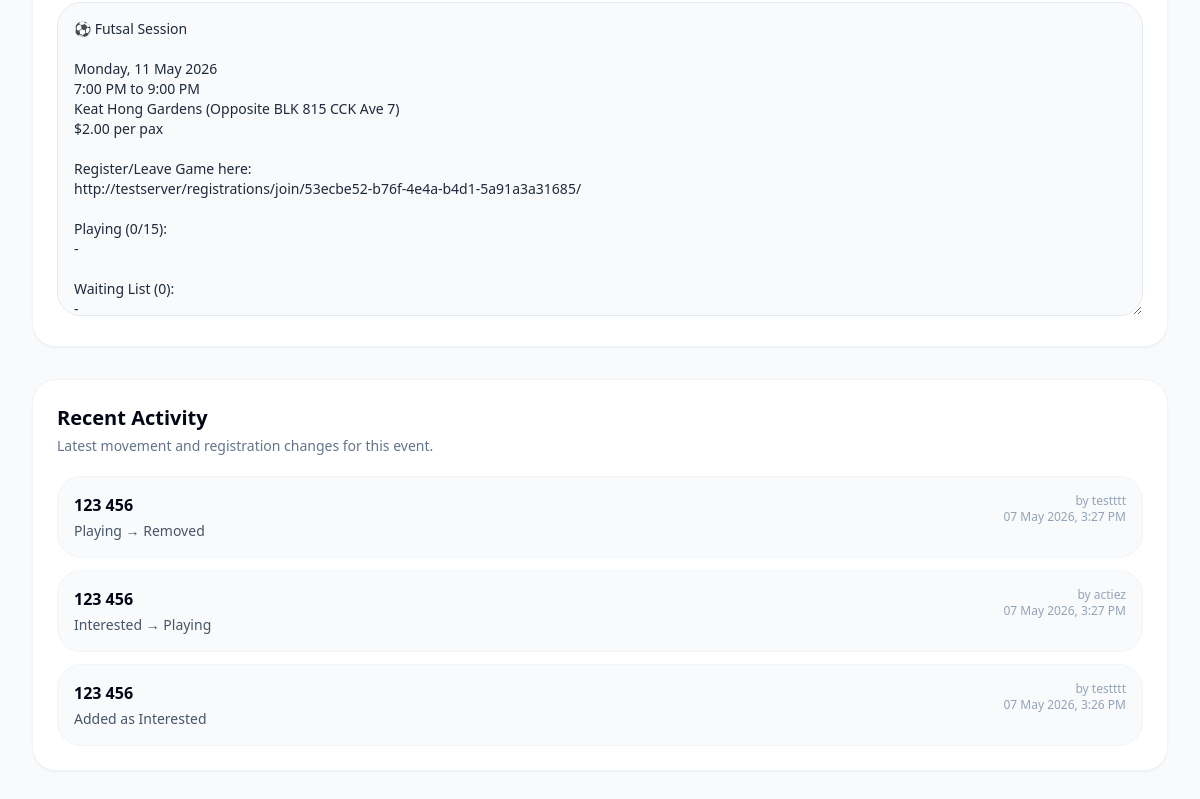
Before: /events/8/ (signed in, lower part) with the older database file.
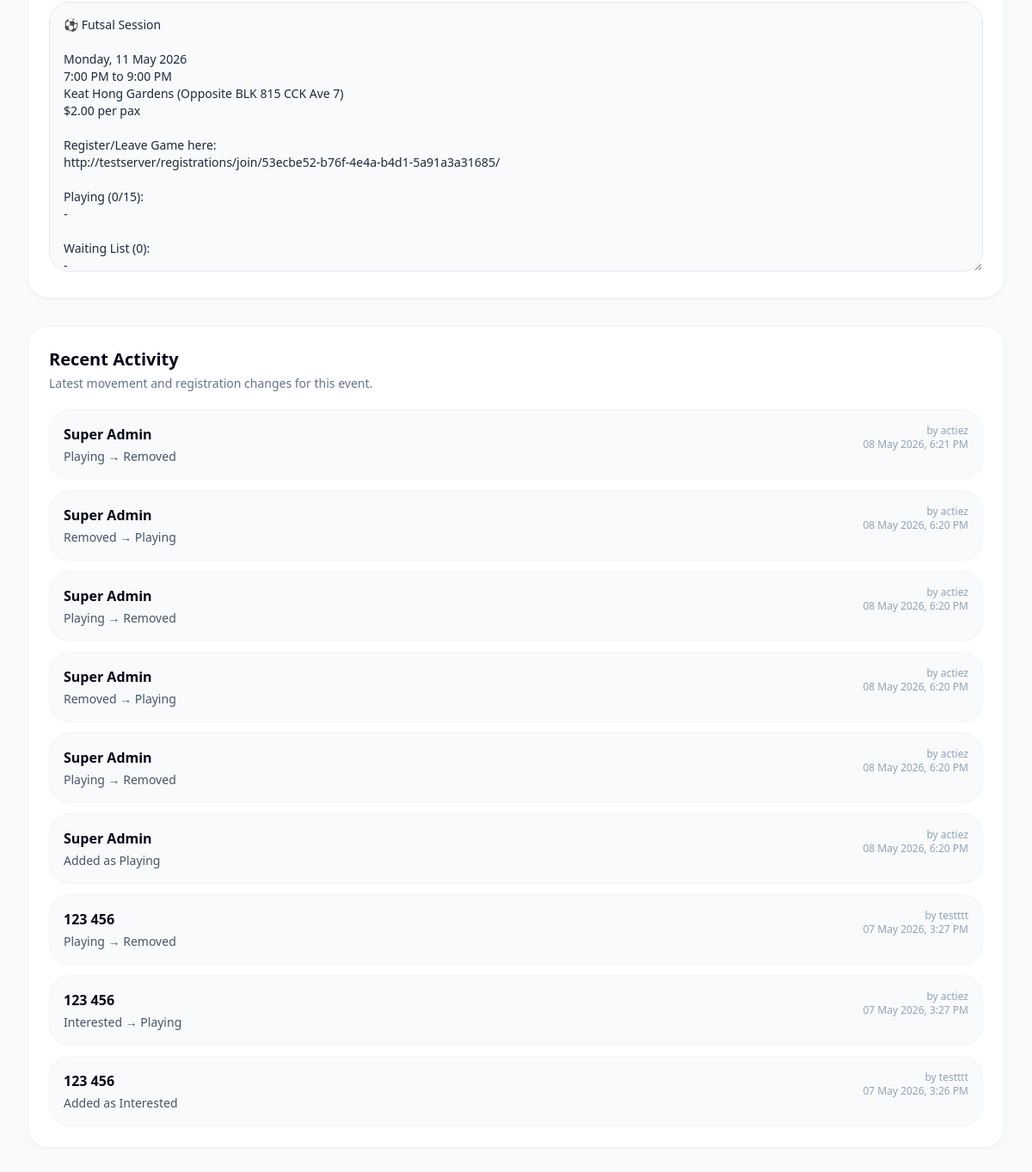
After: the same page with the newer database file.
### registrations/models.py (models this page shows, shortened)
class EventStatusLog(models.Model):
    registration = models.ForeignKey(EventRegistration, on_delete=models.CASCADE, related_name="status_logs")
    old_status = models.CharField(max_length=20, blank=True)
    new_status = models.CharField(max_length=20)
    changed_by = models.ForeignKey(
        settings.AUTH_USER_MODEL,
        on_delete=models.SET_NULL,
        null=True,
        related_name="registration_changes",
    )
    changed_at = models.DateTimeField(auto_now_add=True)

class EventRegistration(models.Model):
    STATUS_INTERESTED = "interested"
    STATUS_PLAYING = "playing"
    STATUS_WAITING = "waiting"
    STATUS_BACKUP = "backup"
    STATUS_REMOVED = "removed"
    STATUS_CHOICES = [
        (STATUS_INTERESTED, "Interested"),
        (STATUS_PLAYING, "Playing"),
        (STATUS_WAITING, "Waiting"),
        (STATUS_BACKUP, "Backup"),
        (STATUS_REMOVED, "Removed"),
    ]
    SOURCE_WEB = "web"
    SOURCE_WHATSAPP = "whatsapp"
    SOURCE_ADMIN = "admin"
    SOURCE_CHOICES = [
        (SOURCE_WEB, "Web"),
        (SOURCE_WHATSAPP, "WhatsApp"),
        (SOURCE_ADMIN, "Admin"),
    ]
    event = models.ForeignKey(Event, on_delete=models.CASCADE, related_name="registrations")
    user = models.ForeignKey(settings.AUTH_USER_MODEL, on_delete=models.CASCADE, related_name="event_registrations")
    sequence_number = models.PositiveIntegerField()
    status = models.CharField(max_length=20, choices=STATUS_CHOICES, default=STATUS_INTERESTED)
    source = models.CharField(
    max_length=20,
    choices=SOURCE_CHOICES,
    default=SOURCE_WEB,
    )
    registered_at = models.DateTimeField(auto_now_add=True)
    notified_at = models.DateTimeField(null=True, blank=True)
    remarks = models.TextField(blank=True)
    class Meta:
        unique_together = ("event", "user")
        ordering = ["sequence_number"]

### accounts/models.py (models this page shows, shortened)
class User(AbstractUser):
    ROLE_USER = "user"
    ROLE_ADMIN = "admin"
    ROLE_SUPERADMIN = "superadmin"
    ROLE_CHOICES = [
        (ROLE_USER, "User"),
        (ROLE_ADMIN, "Admin"),
        (ROLE_SUPERADMIN, "Superadmin"),
    ]
    PLAYER_NEW = "new"
    PLAYER_REGULAR = "regular"
    PLAYER_CORE = "core"
    PLAYER_NAUGHTY = "naughty"
    PLAYER_TYPE_CHOICES = [
        (PLAYER_NEW, "New"),
        (PLAYER_REGULAR, "Regular"),
        (PLAYER_CORE, "Core"),
        (PLAYER_NAUGHTY, "Naughty"),
    ]
    role = models.CharField(max_length=20, choices=ROLE_CHOICES, default=ROLE_USER)
    player_type = models.CharField(max_length=20, choices=PLAYER_TYPE_CHOICES, default=PLAYER_NEW)
    mobile_number = models.CharField(max_length=30, blank=True)
    games_played_count = models.PositiveIntegerField(default=0)
    email_verified = models.BooleanField(default=False)
    admin_notes = models.TextField(blank=True, default="")
    def is_admin_level(self):
        return self.is_authenticated and (
            self.is_superuser or self.role in {self.ROLE_ADMIN, self.ROLE_SUPERADMIN}
        )

### events/views.py (the view)
# urls.py: path("<int:pk>/", EventDetailView.as_view(), name="event_detail"),
class EventDetailView(AdminRequiredMixin, DetailView):
    model = Event
    template_name = "events/detail.html"
    context_object_name = "event"
    def get_context_data(self, **kwargs):
        context = super().get_context_data(**kwargs)
        event = self.object
        join_url = self.request.build_absolute_uri(
            reverse("join_event", kwargs={"token": event.registration_token})
        )
        registrations = event.registrations.select_related("user").order_by("sequence_number")
        interested_regs = registrations.filter(status=EventRegistration.STATUS_INTERESTED)
        playing_regs = registrations.filter(status=EventRegistration.STATUS_PLAYING)
        waiting_regs = registrations.filter(status=EventRegistration.STATUS_WAITING)
        backup_regs = registrations.filter(status=EventRegistration.STATUS_BACKUP)
        context["interested_regs"] = interested_regs
        context["playing_regs"] = playing_regs
        context["waiting_regs"] = waiting_regs
        context["backup_regs"] = backup_regs
        context["playing_full"] = playing_regs.count() >= event.playing_slots
        context["waiting_full"] = waiting_regs.count() >= event.waiting_slots
        playing_lines = [
            f"{idx}. {reg.user.get_full_name() or reg.user.username}"
            for idx, reg in enumerate(playing_regs, start=1)
        ]
        waiting_lines = [
            f"{idx}. {reg.user.get_full_name() or reg.user.username}"
            for idx, reg in enumerate(waiting_regs, start=1)
        ]
        full_summary_lines = [
            "⚽ Futsal Session",
            "",
            f"{event.weekday_display}, {event.date_display}",
            event.time_range_display,
            event.location,
            f"${event.amount_payable} per pax",
            "",
            "Register/Leave Game here:",
            join_url,
            "",
            f"Playing ({playing_regs.count()}/{event.playing_slots}):",
        ]
        full_summary_lines.extend(playing_lines or ["-"])
        full_summary_lines.extend([
            "",
            f"Waiting List ({waiting_regs.count()}):",
        ])
        full_summary_lines.extend(waiting_lines or ["-"])
        reminder_summary_lines = [
            "⚽ Futsal Reminder",
            "",
            f"{event.weekday_display}, {event.date_display}",
            event.time_range_display,
            event.location,
            "",
            f"Playing ({playing_regs.count()}/{event.playing_slots}):",
        ]
        reminder_summary_lines.extend(playing_lines or ["-"])
        invite_lines = [
            "⚽ Futsal Session",
            "",
            f"{event.weekday_display}, {event.date_display}",
            event.time_range_display,
            event.location,
            f"${event.amount_payable} per pax",
            "",
            "Join here:",
            join_url,
        ]
        settings_obj = SystemSettings.get_solo()
        context["weekly_limit_enabled"] = settings_obj.only_allow_once_per_week_registration
        context["whatsapp_summary"] = "\n".join(full_summary_lines)
        context["invite_text"] = "\n".join(invite_lines)
        context["whatsapp_reminder_summary"] = "\n".join(reminder_summary_lines)
        context["join_url"] = join_url
        context["status_logs"] = (
            EventStatusLog.objects
            .filter(registration__event=event)
            .select_related("registration__user", "changed_by")
            .order_by("-changed_at")[:10]
        )
        context["registration_closed"] = timezone.now() >= event.start_datetime
        closeout = EventCloseout.objects.filter(event=event).first()
        closeout_available = (
            event.end_datetime <= timezone.now()
            and event.status != Event.STATUS_CANCELLED
        )
        context["closeout"] = closeout
        context["closeout_available"] = closeout_available
        return context

### core/mixins.py (called while the page is built)
    def dispatch(self, request, *args, **kwargs):
        if not request.user.is_authenticated:
            return redirect("login")
        if not request.user.is_admin_level():
            return redirect("player_home")
        return super().dispatch(request, *args, **kwargs)

### events/models.py (called while the page is built, shortened)
    @property
    def weekday_display(self):
        local_start = timezone.localtime(self.start_datetime)
        return local_start.strftime("%A")

    @property
    def date_display(self):
        local_start = timezone.localtime(self.start_datetime)
        return local_start.strftime("%d %B %Y")

    @property
    def time_range_display(self):
        local_start = timezone.localtime(self.start_datetime)
        local_end = timezone.localtime(self.end_datetime)
        start = local_start.strftime("%I:%M %p").lstrip("0")
        end = local_end.strftime("%I:%M %p").lstrip("0")
        return f"{start} to {end}"

    @property
    def effective_status(self):
        from registrations.models import EventRegistration
        now = timezone.now()
        if now >= self.end_datetime:
            return "completed"

### templates/events/detail.html (shortened to what this page needs)
{% extends "base.html" %}
{% block content %}
<div class="space-y-8">
    <div class="bg-white rounded-3xl border border-slate-100 shadow-sm p-6">
        <textarea id="summary" rows="14"
            class="w-full rounded-3xl border border-slate-200 bg-slate-50 p-4 text-sm text-slate-800 focus:outline-none focus:ring-2 focus:ring-emerald-500"
            readonly>{{ whatsapp_summary }}</textarea>
    </div>
    <div class="bg-white rounded-3xl border border-slate-100 shadow-sm p-6">
        <div class="mb-5">
            <h2 class="text-xl font-black text-slate-950">Recent Activity</h2>
            <p class="text-sm text-slate-500 mt-1">
                Latest movement and registration changes for this event.
            </p>
        </div>
        {% if status_logs %}
            <div class="space-y-3">
                {% for log in status_logs %}
                    <div class="rounded-3xl border border-slate-100 bg-slate-50 p-4">
                        <div class="flex flex-col md:flex-row md:items-start md:justify-between gap-3">
                            <div>
                                <div class="font-black text-slate-950">
                                    {{ log.registration.user.get_full_name|default:log.registration.user.username }}
                                </div>
                                <div class="text-sm text-slate-600 mt-1">
                                    {% if log.old_status %}
                                        {{ log.old_status|title }} → {{ log.new_status|title }}
                                    {% else %}
                                        Added as {{ log.new_status|title }}
                                    {% endif %}
                                </div>
                            </div>
                            <div class="text-xs text-slate-400 md:text-right">
                                by {{ log.changed_by.username|default:"system" }}<br>
                                {{ log.changed_at|date:"d M Y, g:i A" }}
                            </div>
                        </div>
                    </div>
                {% endfor %}
            </div>
        {% else %}
            <div class="rounded-3xl bg-slate-50 p-6 text-sm text-slate-500">
                No activity yet.
            </div>
        {% endif %}
    </div>
</div>
{% endblock %}

Changed rows visible on the page:
added EventStatusLog: registration.user.get_full_name "Super Admin", old_status "Playing", new_status "Removed", changed_by.username "actiez", changed_at "08 May 2026, 6:21 PM"
added EventStatusLog: registration.user.get_full_name "Super Admin", old_status "Removed", new_status "Playing", changed_by.username "actiez", changed_at "08 May 2026, 6:20 PM"
added EventStatusLog: registration.user.get_full_name "Super Admin", old_status "Playing", new_status "Removed", changed_by.username "actiez", changed_at "08 May 2026, 6:20 PM"
added EventStatusLog: registration.user.get_full_name "Super Admin", old_status "Removed", new_status "Playing", changed_by.username "actiez", changed_at "08 May 2026, 6:20 PM"
added EventStatusLog: registration.user.get_full_name "Super Admin", old_status "Playing", new_status "Removed", changed_by.username "actiez", changed_at "08 May 2026, 6:20 PM"
added EventStatusLog: registration.user.get_full_name "Super Admin", new_status "Playing", changed_by.username "actiez", changed_at "08 May 2026, 6:20 PM"
